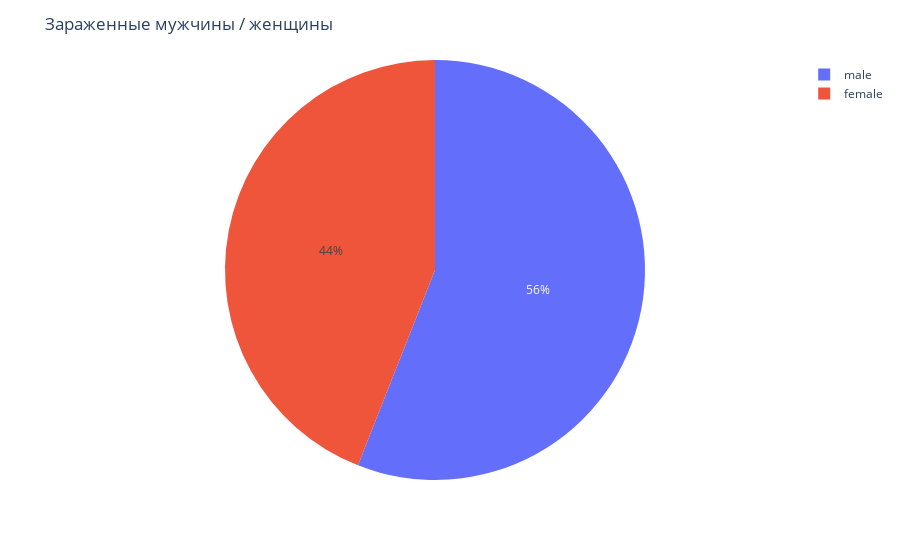

Source (notebook cell):
### Code cell
sex=df_four.sex.value_counts()[1:]
fig=px.pie(sex,sex.index,sex)
fig.update_layout(title="Зараженные мужчины / женщины")

### Figure 1 — Plotly figure (JSON) as saved in the notebook; plotly's stock layout.template omitted (floating-point values rounded to 4 significant figures)
{"data": [{"domain": {"x": [0.0, 1.0], "y": [0.0, 1.0]}, "hovertemplate": "index=%{label}<br>value=%{value}<extra></extra>", "labels": ["male", "female"], "legendgroup": "", "name": "", "showlegend": true, "values": [707, 556], "type": "pie"}], "layout": {"legend": {"tracegroupgap": 0}, "margin": {"t": 60}, "title": {"text": "Зараженные мужчины / женщины"}}}
